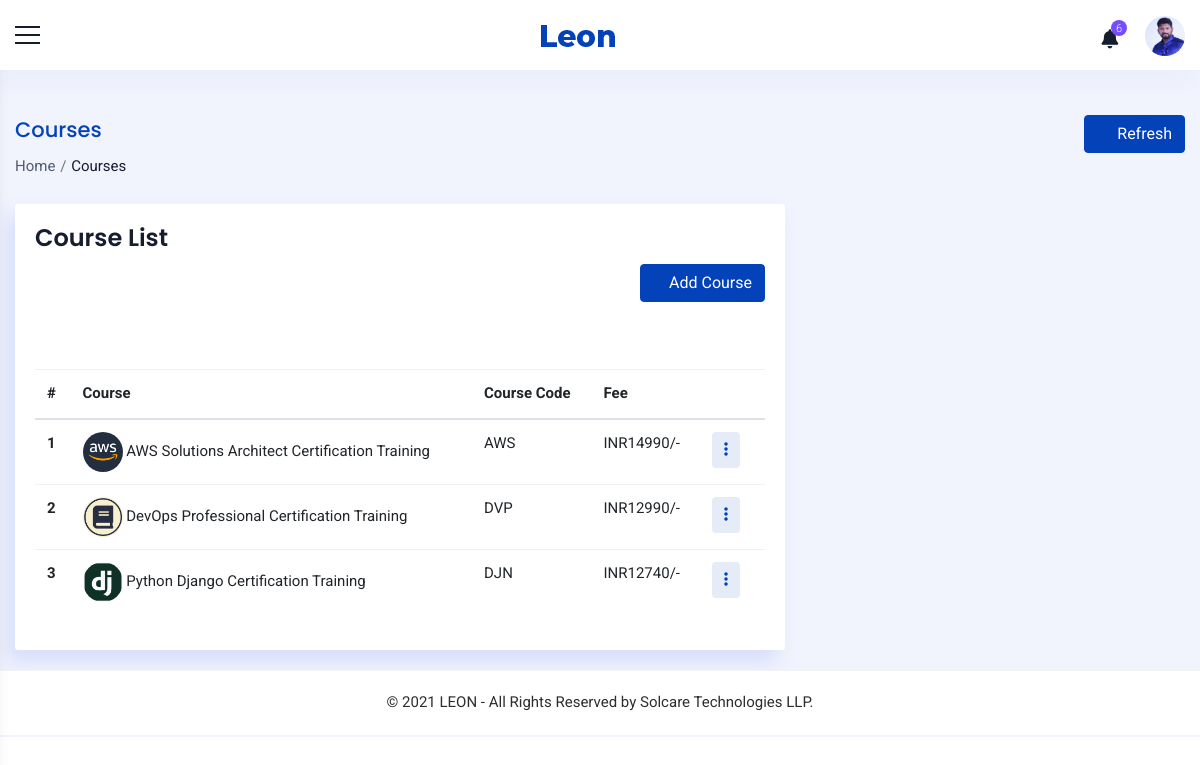
The page /administrator/courses/ (signed in) on the database as committed earlier.
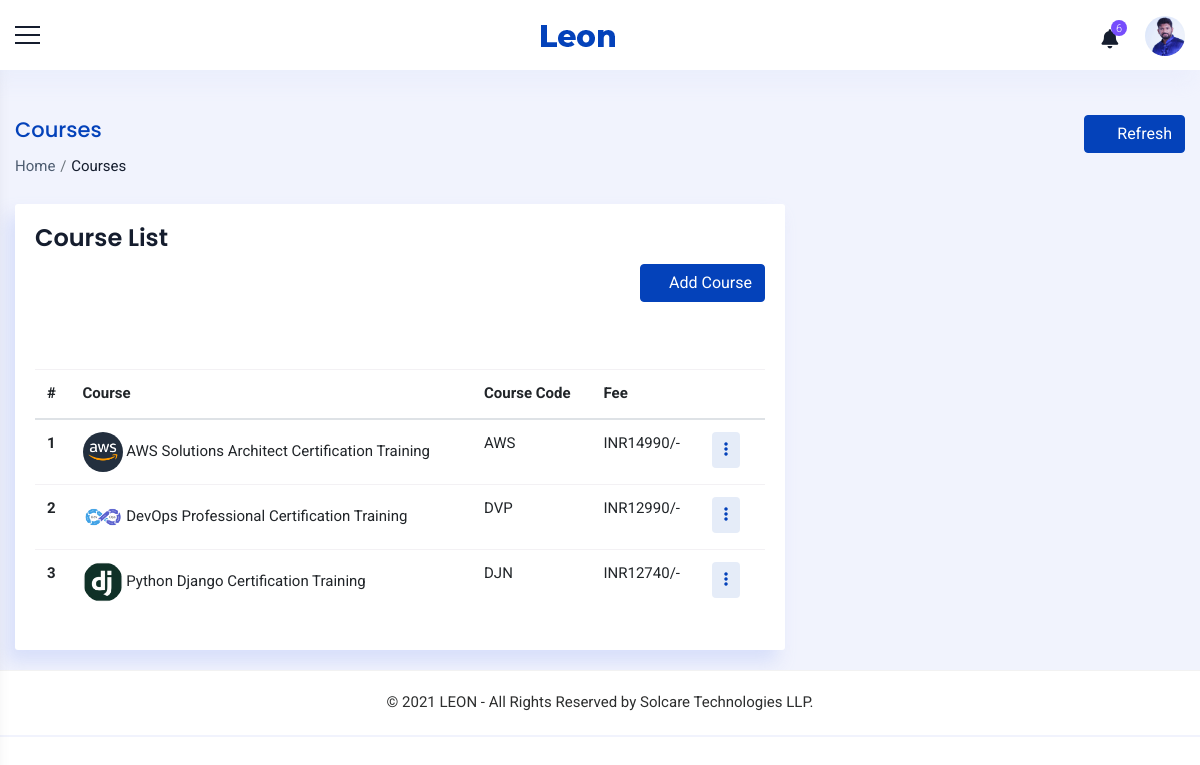
The same page on the database as committed later.
### accounts/models.py (models this page shows, shortened)
class Course(models.Model):
    name = models.CharField(max_length=1000,null=True, blank=True)
    code = models.CharField(max_length=10, null=True, blank=True)
    fee = models.CharField(max_length=10, null=True, blank=True)
    pic = models.ImageField(null=True, blank=True, default='accounts/static/images/course.jpg',upload_to='images/course/')

### accounts/views.py (the view, shortened to what this page needs)
# urls.py: path('administrator/courses/',ViewCourses.as_view(),name='view_courses'),
class ViewCourses(View):
    def get(self, request):
        x= AdminCheck(request)
        if x == True:
            staff = Staff.objects.get(user=request.user)
            course = Course.objects.all()
            page = Pagination(request,course,5)
            form = CourseCreateForm()
            context={'staff':staff,'course': page,'form':form}
            return render(request,'admin/courses.html',context)
        else:
            return redirect('home')

### accounts/functions.py (called while the page is built)
def AdminCheck(request):
    user = request.user
    if user.is_authenticated:
        try:
            staff = Staff.objects.get(user=user)
            if staff.stype == '4':
                return (True)
            else:
                return (False)
        except:
            return (False)
    else:
        return (False)

def Pagination(request,object,count):
    p = Paginator(object,count)
    page_num = request.GET.get('page',1)
    try:
        page = p.page(page_num)
    except EmptyPage:
        page = p.page(1)
    return (page)

### accounts/templates/admin/courses.html (shortened to what this page needs)
{% extends 'common/main.html' %}
{% load static %}
{% block content %}
{% include 'common/header.html' %}
<div class="container_full">
    <div class="content_wrapper bg_homebefore inner-wrapper tables-sec">
        <div class="container-fluid">
            <div class="breadcrumbbar">
                <div class="row">
                    <div class="col-md-8 col-lg-8">
                        <h4 class="page-title">Courses</h4>
                        <div class="breadcrumb-list">
                            <ol class="breadcrumb">
                                <li class="breadcrumb-item"><a href="{% url 'home' %}">Home</a></li>
                                <li class="breadcrumb-item active" aria-current="page">Courses</li>
                            </ol>
                        </div>
                    </div>
                    <div class="col-md-4 col-lg-4 mr-0">
                        <div class="widgetbar">
                            <button class="btn btn-primary" onclick="window.location.reload()"><i class="ti ti-reload mr-2"></i>Refresh</button>
                        </div>
                    </div>
                </div>
            </div>
            <div class="row">
                <div class="col-lg-8 col-md-10 col-12">
                    <div class="card">
                        <h4 class="m-t-0 header-title">Course List</h4>
                        <p class=" text-right">
                            <button class="btn btn-primary my-1" type="button" data-toggle="collapse" data-target="#collapseExample" aria-expanded="false" aria-controls="collapseExample"><i class="ti ti-plus"></i> Add Course</button>
                        </p>
                          <div class="collapse" id="collapseExample">
                                          {% load widget_tweaks %}
                          </div><br><br>
                        <div class="table-responsive">
                            <table class="table table-hover">
                                <thead>
                                    <tr>
                                        <th>#</th>
                                        <th>Course</th>
                                        <th>Course Code</th>
                                        <th>Fee</th>
                                        <th class="text-right"></th>
                                    </tr>
                                </thead>
                                <tbody>
                                    {% for i in course %}
                                    <tr>
                                        <th scope="row">{{forloop.counter}}</th>
                                        <td>
                                                <img class="img-circle pro_pic" src="{{i.pic.url}}" alt="{{i.name}}" style="width: 40px;height:40px">
                                            {{i.name}}</td>
                                        <td>{{i.code}}</td>
                                        <td>INR{{i.fee}}/-</td>
                                        <td>
                                            <div class="btn-group mr-2">
                                                <div class="dropdown">
                                                  <button class="btn btn-round btn-primary-rgba" type="button" id="CustomdropdownMenuButton4" data-toggle="dropdown" aria-haspopup="true" aria-expanded="false"><i class="fas fa-ellipsis-v"></i></button>
                                                </div>
                                            </div>
                                        </td>
                                        {% empty %}
                                        <td colspan="5">No courses available</td>
                                    </tr>
                                    {% endfor %}
                                </tbody>
                            </table>
                        </div>
                    </div>
                </div>
            </div>
        </div>
    </div>
    {% include 'common/footer.html' %}
</div>
{% endblock %}

Rows that differ between the two databases and show on the page:
changed Course "DevOps Professional Certification Training": pic: a different picture
